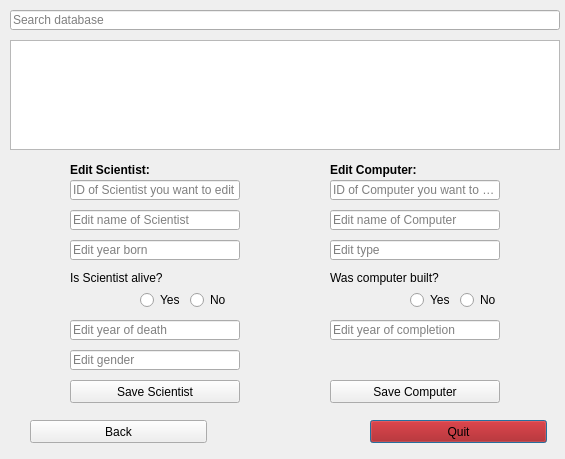
<?xml version="1.0" encoding="UTF-8"?>
<ui version="4.0">
 <class>EditDialog</class>
 <widget class="QDialog" name="EditDialog">
  <property name="geometry">
   <rect>
    <x>0</x>
    <y>0</y>
    <width>565</width>
    <height>459</height>
   </rect>
  </property>
  <property name="windowTitle">
   <string>Dialog</string>
  </property>
  <widget class="QListWidget" name="list_editPageSearchResult">
   <property name="geometry">
    <rect>
     <x>10</x>
     <y>40</y>
     <width>550</width>
     <height>110</height>
    </rect>
   </property>
  </widget>
  <widget class="QPushButton" name="button_editQuit">
   <property name="geometry">
    <rect>
     <x>370</x>
     <y>420</y>
     <width>177</width>
     <height>23</height>
    </rect>
   </property>
   <property name="styleSheet">
    <string notr="true">background-color: rgb(170, 0, 0);
selection-color: rgb(170, 0, 0);
color: rgb(170, 0, 0);
color: rgb(0, 0, 0);</string>
   </property>
   <property name="text">
    <string>Quit</string>
   </property>
  </widget>
  <widget class="QLineEdit" name="input_editPageSearch">
   <property name="geometry">
    <rect>
     <x>10</x>
     <y>10</y>
     <width>550</width>
     <height>20</height>
    </rect>
   </property>
   <property name="placeholderText">
    <string>Search database</string>
   </property>
  </widget>
  <widget class="QPushButton" name="button_editComputer">
   <property name="geometry">
    <rect>
     <x>330</x>
     <y>380</y>
     <width>170</width>
     <height>23</height>
    </rect>
   </property>
   <property name="text">
    <string>Save Computer</string>
   </property>
  </widget>
  <widget class="QPushButton" name="button_editBack">
   <property name="geometry">
    <rect>
     <x>30</x>
     <y>420</y>
     <width>177</width>
     <height>23</height>
    </rect>
   </property>
   <property name="text">
    <string>Back</string>
   </property>
  </widget>
  <widget class="QPushButton" name="button_editScientist">
   <property name="geometry">
    <rect>
     <x>70</x>
     <y>380</y>
     <width>170</width>
     <height>23</height>
    </rect>
   </property>
   <property name="text">
    <string>Save Scientist</string>
   </property>
  </widget>
  <widget class="QLabel" name="label_editScientist">
   <property name="geometry">
    <rect>
     <x>70</x>
     <y>160</y>
     <width>101</width>
     <height>20</height>
    </rect>
   </property>
   <property name="text">
    <string>&lt;b&gt;Edit Scientist:&lt;/b&gt;</string>
   </property>
  </widget>
  <widget class="QLabel" name="label_editComputer">
   <property name="geometry">
    <rect>
     <x>330</x>
     <y>160</y>
     <width>101</width>
     <height>20</height>
    </rect>
   </property>
   <property name="text">
    <string>&lt;html&gt;&lt;head/&gt;&lt;body&gt;&lt;p&gt;&lt;span style=&quot; font-weight:600;&quot;&gt;Edit Computer:&lt;/span&gt;&lt;/p&gt;&lt;/body&gt;&lt;/html&gt;</string>
   </property>
  </widget>
  <widget class="QLineEdit" name="input_editIdScientist">
   <property name="geometry">
    <rect>
     <x>70</x>
     <y>180</y>
     <width>170</width>
     <height>20</height>
    </rect>
   </property>
   <property name="autoFillBackground">
    <bool>false</bool>
   </property>
   <property name="text">
    <string/>
   </property>
   <property name="placeholderText">
    <string>ID of Scientist you want to edit</string>
   </property>
  </widget>
  <widget class="QLineEdit" name="input_editNameScientist">
   <property name="geometry">
    <rect>
     <x>70</x>
     <y>210</y>
     <width>170</width>
     <height>20</height>
    </rect>
   </property>
   <property name="autoFillBackground">
    <bool>false</bool>
   </property>
   <property name="text">
    <string/>
   </property>
   <property name="placeholderText">
    <string>Edit name of Scientist</string>
   </property>
  </widget>
  <widget class="QLineEdit" name="input_editYearBorn">
   <property name="geometry">
    <rect>
     <x>70</x>
     <y>240</y>
     <width>170</width>
     <height>20</height>
    </rect>
   </property>
   <property name="autoFillBackground">
    <bool>false</bool>
   </property>
   <property name="text">
    <string/>
   </property>
   <property name="placeholderText">
    <string>Edit year born</string>
   </property>
  </widget>
  <widget class="QLineEdit" name="input_editYearOfDeath">
   <property name="geometry">
    <rect>
     <x>70</x>
     <y>320</y>
     <width>170</width>
     <height>20</height>
    </rect>
   </property>
   <property name="autoFillBackground">
    <bool>false</bool>
   </property>
   <property name="text">
    <string/>
   </property>
   <property name="placeholderText">
    <string>Edit year of death</string>
   </property>
  </widget>
  <widget class="QLineEdit" name="input_editGender">
   <property name="geometry">
    <rect>
     <x>70</x>
     <y>350</y>
     <width>170</width>
     <height>20</height>
    </rect>
   </property>
   <property name="autoFillBackground">
    <bool>false</bool>
   </property>
   <property name="text">
    <string/>
   </property>
   <property name="placeholderText">
    <string>Edit gender</string>
   </property>
  </widget>
  <widget class="QRadioButton" name="radioButton_scientistAliveYes">
   <property name="geometry">
    <rect>
     <x>140</x>
     <y>290</y>
     <width>50</width>
     <height>20</height>
    </rect>
   </property>
   <property name="text">
    <string>Yes</string>
   </property>
  </widget>
  <widget class="QLineEdit" name="input_editYearOfCompletion">
   <property name="geometry">
    <rect>
     <x>330</x>
     <y>320</y>
     <width>170</width>
     <height>20</height>
    </rect>
   </property>
   <property name="autoFillBackground">
    <bool>false</bool>
   </property>
   <property name="text">
    <string/>
   </property>
   <property name="placeholderText">
    <string>Edit year of completion</string>
   </property>
  </widget>
  <widget class="QRadioButton" name="radioButton_computerBuiltYes">
   <property name="geometry">
    <rect>
     <x>410</x>
     <y>290</y>
     <width>50</width>
     <height>20</height>
    </rect>
   </property>
   <property name="text">
    <string>Yes</string>
   </property>
  </widget>
  <widget class="QLineEdit" name="input_editNameComputer">
   <property name="geometry">
    <rect>
     <x>330</x>
     <y>210</y>
     <width>170</width>
     <height>20</height>
    </rect>
   </property>
   <property name="autoFillBackground">
    <bool>false</bool>
   </property>
   <property name="text">
    <string/>
   </property>
   <property name="placeholderText">
    <string>Edit name of Computer</string>
   </property>
  </widget>
  <widget class="QLineEdit" name="input_editIdComputer">
   <property name="geometry">
    <rect>
     <x>330</x>
     <y>180</y>
     <width>170</width>
     <height>20</height>
    </rect>
   </property>
   <property name="autoFillBackground">
    <bool>false</bool>
   </property>
   <property name="text">
    <string/>
   </property>
   <property name="placeholderText">
    <string>ID of Computer you want to edit</string>
   </property>
  </widget>
  <widget class="QLineEdit" name="input_editType">
   <property name="geometry">
    <rect>
     <x>330</x>
     <y>240</y>
     <width>170</width>
     <height>20</height>
    </rect>
   </property>
   <property name="autoFillBackground">
    <bool>false</bool>
   </property>
   <property name="text">
    <string/>
   </property>
   <property name="placeholderText">
    <string>Edit type</string>
   </property>
  </widget>
  <widget class="QRadioButton" name="radioButton_scientistAliveNo">
   <property name="geometry">
    <rect>
     <x>190</x>
     <y>290</y>
     <width>50</width>
     <height>20</height>
    </rect>
   </property>
   <property name="text">
    <string>No</string>
   </property>
  </widget>
  <widget class="QLabel" name="label_ScientistAlive">
   <property name="geometry">
    <rect>
     <x>70</x>
     <y>270</y>
     <width>121</width>
     <height>16</height>
    </rect>
   </property>
   <property name="text">
    <string>Is Scientist alive?</string>
   </property>
  </widget>
  <widget class="QRadioButton" name="radioButton_computerBuiltNo">
   <property name="geometry">
    <rect>
     <x>460</x>
     <y>290</y>
     <width>50</width>
     <height>20</height>
    </rect>
   </property>
   <property name="text">
    <string>No</string>
   </property>
  </widget>
  <widget class="QLabel" name="label_computerBuilt">
   <property name="geometry">
    <rect>
     <x>330</x>
     <y>270</y>
     <width>121</width>
     <height>16</height>
    </rect>
   </property>
   <property name="text">
    <string>Was computer built?</string>
   </property>
  </widget>
 </widget>
 <resources/>
 <connections/>
</ui>
